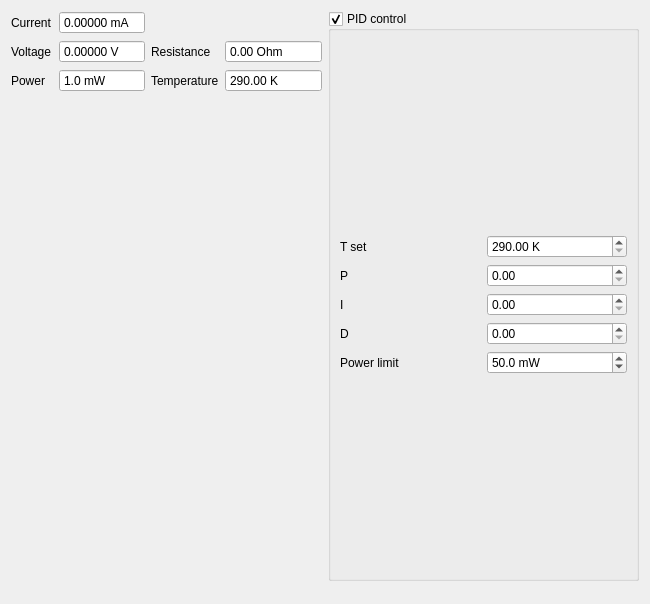
<?xml version="1.0" encoding="UTF-8"?>
<ui version="4.0">
 <class>PowerSensorUi</class>
 <widget class="QWidget" name="PowerSensorUi">
  <property name="geometry">
   <rect>
    <x>0</x>
    <y>0</y>
    <width>650</width>
    <height>604</height>
   </rect>
  </property>
  <property name="windowTitle">
   <string>Power Sensor</string>
  </property>
  <layout class="QHBoxLayout" name="horizontalLayout_2">
   <item>
    <layout class="QVBoxLayout" name="verticalLayout_3">
     <item>
      <layout class="QHBoxLayout" name="horizontalLayout">
       <item>
        <layout class="QVBoxLayout" name="verticalLayout_2">
         <item>
          <layout class="QGridLayout" name="gridLayout_2">
           <item row="0" column="0">
            <widget class="QLabel" name="label_5">
             <property name="text">
              <string>Current</string>
             </property>
             <property name="buddy">
              <cstring>currentSb</cstring>
             </property>
            </widget>
           </item>
           <item row="0" column="1">
            <widget class="QDoubleSpinBox" name="currentSb">
             <property name="readOnly">
              <bool>true</bool>
             </property>
             <property name="buttonSymbols">
              <enum>QAbstractSpinBox::NoButtons</enum>
             </property>
             <property name="suffix">
              <string> mA</string>
             </property>
             <property name="decimals">
              <number>5</number>
             </property>
             <property name="minimum">
              <double>-25.000000000000000</double>
             </property>
             <property name="maximum">
              <double>25.000000000000000</double>
             </property>
            </widget>
           </item>
           <item row="1" column="0">
            <widget class="QLabel" name="label_6">
             <property name="text">
              <string>Voltage</string>
             </property>
             <property name="buddy">
              <cstring>voltageSb</cstring>
             </property>
            </widget>
           </item>
           <item row="1" column="1">
            <widget class="QDoubleSpinBox" name="voltageSb">
             <property name="readOnly">
              <bool>true</bool>
             </property>
             <property name="buttonSymbols">
              <enum>QAbstractSpinBox::NoButtons</enum>
             </property>
             <property name="suffix">
              <string> V</string>
             </property>
             <property name="decimals">
              <number>5</number>
             </property>
             <property name="minimum">
              <double>-25.000000000000000</double>
             </property>
             <property name="maximum">
              <double>25.000000000000000</double>
             </property>
            </widget>
           </item>
           <item row="1" column="2">
            <widget class="QLabel" name="label_10">
             <property name="text">
              <string>Resistance</string>
             </property>
             <property name="buddy">
              <cstring>temperatureSb_2</cstring>
             </property>
            </widget>
           </item>
           <item row="1" column="3">
            <widget class="QDoubleSpinBox" name="temperatureSb_2">
             <property name="readOnly">
              <bool>true</bool>
             </property>
             <property name="buttonSymbols">
              <enum>QAbstractSpinBox::NoButtons</enum>
             </property>
             <property name="accelerated">
              <bool>false</bool>
             </property>
             <property name="suffix">
              <string> Ohm</string>
             </property>
             <property name="minimum">
              <double>0.000000000000000</double>
             </property>
             <property name="maximum">
              <double>100000.000000000000000</double>
             </property>
             <property name="singleStep">
              <double>0.100000000000000</double>
             </property>
             <property name="value">
              <double>0.000000000000000</double>
             </property>
            </widget>
           </item>
           <item row="2" column="0">
            <widget class="QLabel" name="label_3">
             <property name="text">
              <string>Power</string>
             </property>
             <property name="buddy">
              <cstring>powerSb</cstring>
             </property>
            </widget>
           </item>
           <item row="2" column="1">
            <widget class="QDoubleSpinBox" name="powerSb">
             <property name="readOnly">
              <bool>true</bool>
             </property>
             <property name="buttonSymbols">
              <enum>QAbstractSpinBox::NoButtons</enum>
             </property>
             <property name="suffix">
              <string> mW</string>
             </property>
             <property name="decimals">
              <number>1</number>
             </property>
             <property name="minimum">
              <double>1.000000000000000</double>
             </property>
            </widget>
           </item>
           <item row="2" column="2">
            <widget class="QLabel" name="label_4">
             <property name="text">
              <string>Temperature</string>
             </property>
             <property name="buddy">
              <cstring>temperatureSb</cstring>
             </property>
            </widget>
           </item>
           <item row="2" column="3">
            <widget class="QDoubleSpinBox" name="temperatureSb">
             <property name="readOnly">
              <bool>true</bool>
             </property>
             <property name="buttonSymbols">
              <enum>QAbstractSpinBox::NoButtons</enum>
             </property>
             <property name="accelerated">
              <bool>false</bool>
             </property>
             <property name="suffix">
              <string> K</string>
             </property>
             <property name="minimum">
              <double>290.000000000000000</double>
             </property>
             <property name="maximum">
              <double>350.000000000000000</double>
             </property>
             <property name="singleStep">
              <double>0.100000000000000</double>
             </property>
            </widget>
           </item>
          </layout>
         </item>
         <item>
          <spacer name="verticalSpacer">
           <property name="orientation">
            <enum>Qt::Vertical</enum>
           </property>
           <property name="sizeHint" stdset="0">
            <size>
             <width>20</width>
             <height>40</height>
            </size>
           </property>
          </spacer>
         </item>
        </layout>
       </item>
       <item>
        <widget class="QGroupBox" name="pidControlGB">
         <property name="title">
          <string>PID control</string>
         </property>
         <property name="checkable">
          <bool>true</bool>
         </property>
         <layout class="QVBoxLayout" name="verticalLayout">
          <item>
           <layout class="QGridLayout" name="gridLayout">
            <item row="1" column="1">
             <widget class="QDoubleSpinBox" name="proportionalSb"/>
            </item>
            <item row="0" column="0">
             <widget class="QLabel" name="label_2">
              <property name="text">
               <string>T set</string>
              </property>
              <property name="buddy">
               <cstring>temperatureSetpointSb</cstring>
              </property>
             </widget>
            </item>
            <item row="3" column="1">
             <widget class="QDoubleSpinBox" name="differentialSb"/>
            </item>
            <item row="0" column="1">
             <widget class="QDoubleSpinBox" name="temperatureSetpointSb">
              <property name="accelerated">
               <bool>true</bool>
              </property>
              <property name="suffix">
               <string> K</string>
              </property>
              <property name="minimum">
               <double>290.000000000000000</double>
              </property>
              <property name="maximum">
               <double>350.000000000000000</double>
              </property>
              <property name="singleStep">
               <double>0.100000000000000</double>
              </property>
             </widget>
            </item>
            <item row="2" column="1">
             <widget class="QDoubleSpinBox" name="integralSb"/>
            </item>
            <item row="3" column="0">
             <widget class="QLabel" name="label_9">
              <property name="text">
               <string>D</string>
              </property>
              <property name="buddy">
               <cstring>differentialSb</cstring>
              </property>
             </widget>
            </item>
            <item row="2" column="0">
             <widget class="QLabel" name="label_8">
              <property name="text">
               <string>I</string>
              </property>
              <property name="buddy">
               <cstring>integralSb</cstring>
              </property>
             </widget>
            </item>
            <item row="1" column="0">
             <widget class="QLabel" name="label_7">
              <property name="text">
               <string>P</string>
              </property>
              <property name="buddy">
               <cstring>proportionalSb</cstring>
              </property>
             </widget>
            </item>
            <item row="4" column="1">
             <widget class="QDoubleSpinBox" name="maxPowerSb">
              <property name="suffix">
               <string> mW</string>
              </property>
              <property name="decimals">
               <number>1</number>
              </property>
              <property name="minimum">
               <double>1.000000000000000</double>
              </property>
              <property name="value">
               <double>50.000000000000000</double>
              </property>
             </widget>
            </item>
            <item row="4" column="0">
             <widget class="QLabel" name="label">
              <property name="text">
               <string>Power limit</string>
              </property>
              <property name="buddy">
               <cstring>maxPowerSb</cstring>
              </property>
             </widget>
            </item>
           </layout>
          </item>
         </layout>
        </widget>
       </item>
      </layout>
     </item>
     <item>
      <widget class="QwtPlot" name="temperaturePlot"/>
     </item>
     <item>
      <widget class="QwtPlot" name="powerPlot"/>
     </item>
    </layout>
   </item>
  </layout>
 </widget>
 <customwidgets>
  <customwidget>
   <class>QwtPlot</class>
   <extends>QFrame</extends>
   <header>qwt_plot.h</header>
  </customwidget>
 </customwidgets>
 <tabstops>
  <tabstop>currentSb</tabstop>
  <tabstop>voltageSb</tabstop>
  <tabstop>temperatureSb_2</tabstop>
  <tabstop>powerSb</tabstop>
  <tabstop>temperatureSb</tabstop>
  <tabstop>temperatureSetpointSb</tabstop>
  <tabstop>proportionalSb</tabstop>
  <tabstop>integralSb</tabstop>
  <tabstop>differentialSb</tabstop>
  <tabstop>maxPowerSb</tabstop>
  <tabstop>pidControlGB</tabstop>
 </tabstops>
 <resources/>
 <connections/>
</ui>
